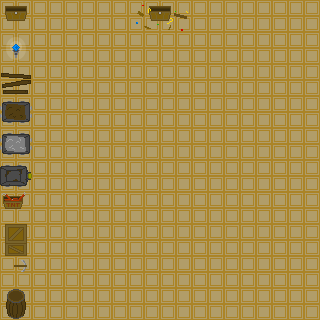

This is a level from a 2D game, rendered from its Tiled map with the project's own tilesets. A one-line summary and the map file follow, with tile-layer data summarised:
An orthogonal 10x10 tile map with 32x32 px tiles, 2 tile layers (Tile Layer 1, Tile Layer 2), 3 tilesets and 12 objects (2x open_chest_deb, open_chest, lamppost, door_board, minecart_brown, ...).

<map version="1.0" tiledversion="1.1.2" orientation="orthogonal" renderorder="right-down" width="10" height="10" tilewidth="32" tileheight="32" infinite="0" nextobjectid="15">
 <tileset firstgid="1" source="tileset_dusty_v02.tsx" />
 <tileset firstgid="41" source="tileset_mining_v01.tsx" />
 <tileset firstgid="56" source="tileset_temple_v01.tsx" />
 <layer name="Tile Layer 1" width="10" height="10">
  <data>[100 cells, 100 non-empty, 1 distinct tile ids]</data>
 </layer>
 <layer name="Tile Layer 2" width="10" height="10">
  <data>[100 cells, 12 non-empty, 12 distinct tile ids]</data>
 </layer>
 <objectgroup name="Object Layer 1">
  <object id="1" name="open_chest" x="0" y="0" width="32" height="32" />
  <object id="2" name="lamppost" x="0" y="32" width="32" height="32" />
  <object id="5" name="door_board" x="0" y="64" width="32" height="32" />
  <object id="6" name="minecart_brown" x="0" y="96" width="32" height="32" />
  <object id="7" name="minecart_grey" x="0" y="128" width="32" height="32" />
  <object id="8" name="minecart_empty" x="0" y="160" width="32" height="32" />
  <object id="9" name="tnt_box" x="0" y="192" width="32" height="32" />
  <object id="10" name="crate" x="0" y="224" width="32" height="32" />
  <object id="11" name="pickaxe" x="0" y="256" width="32" height="32" />
  <object id="12" name="barrel" x="0" y="288" width="32" height="32" />
  <object id="13" name="open_chest_deb" x="128" y="0" width="32" height="32" />
  <object id="14" name="open_chest_deb" x="160" y="0" width="32" height="32" />
 </objectgroup>
</map>
